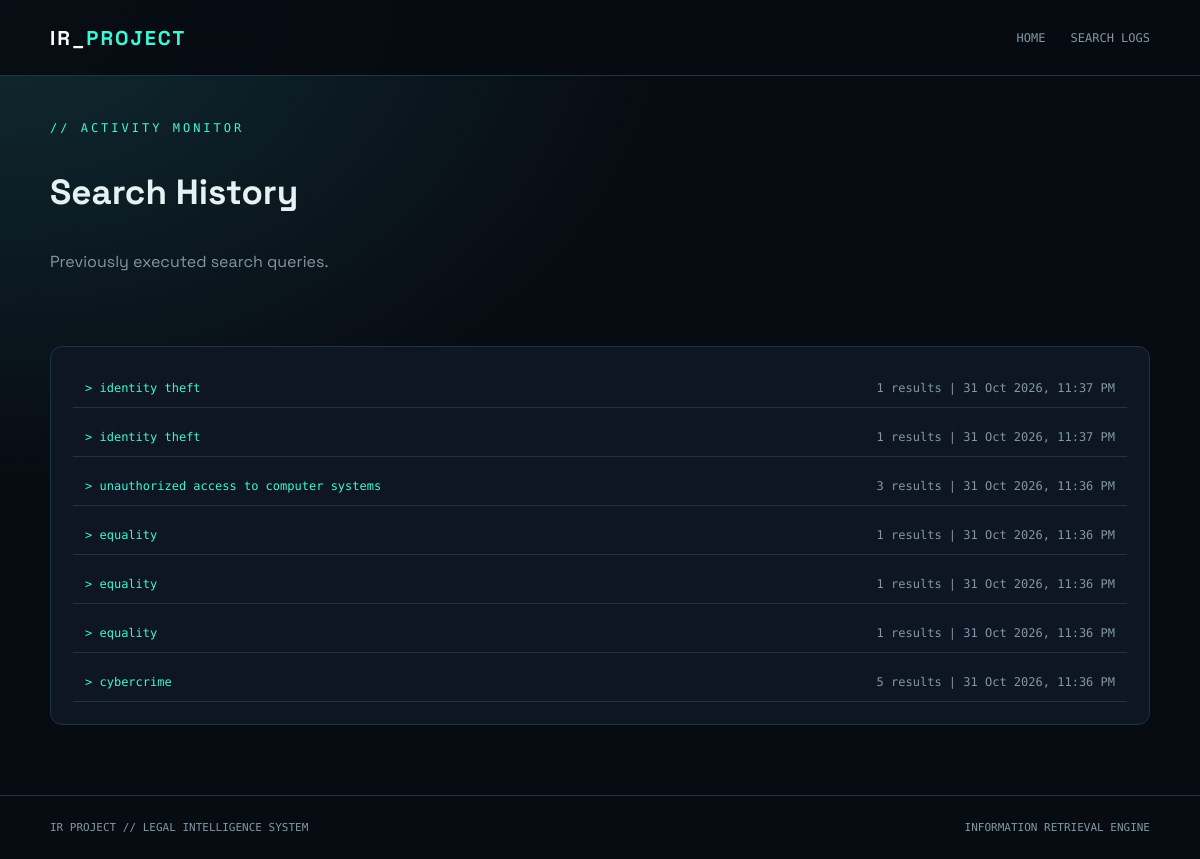
The app's page /history with its own data.
### tables this page shows
CREATE TABLE searches (
            id INTEGER PRIMARY KEY AUTOINCREMENT,
            query TEXT NOT NULL,
            result_count INTEGER NOT NULL,
            searched_at TEXT NOT NULL
        );

### app.py (the view)
@app.route("/history")
def history():
    with sqlite3.connect(DB_PATH) as conn:
        rows = conn.execute(
            "SELECT query, result_count, searched_at FROM searches ORDER BY id DESC LIMIT 50"
        ).fetchall()
    return render_template("history.html", rows=rows)

### templates/history.html (shortened to what this page needs)
{% extends "base.html" %}
{% block content %}
<section class="wrap pagehead">
    <div class="eyebrow">
        // ACTIVITY MONITOR
    </div>
    <h1>Search History</h1>
    <p class="muted">
        Previously executed search queries.
    </p>
</section>
<section class="wrap section">
    {% if rows %}
    <div class="panel history-list">
        {% for q,n,t in rows %}
        <div class="history-row">
            <a href="/search?q={{ q|urlencode }}">
                > {{ q }}
            </a>
            <span class="muted">
                {{ n }} results | {{ t }}
            </span>
        </div>
        {% endfor %}
    </div>
    {% else %}
    <div class="empty">
        No search history available.
    </div>
    {% endif %}
</section>
{% endblock %}

### templates/base.html (shortened to what this page needs)
<!DOCTYPE html>
<html lang="en">
<head>
    <link rel="stylesheet"
          href="{{ url_for('static', filename='style.css') }}">
</head>
<body>
<header>
    <div class="wrap nav">
        <a href="/" class="brand">
            IR_<span>PROJECT</span>
        </a>
        <nav class="navlinks">
            <a href="/">HOME</a>
            <a href="/history">SEARCH LOGS</a>
        </nav>
    </div>
</header>
<main>
    {% block content %}
    {% endblock %}
</main>
<footer>
    <div class="wrap footer-inner">
        <span>IR PROJECT // LEGAL INTELLIGENCE SYSTEM</span>
        <span>INFORMATION RETRIEVAL ENGINE</span>
    </div>
</footer>
</body>
</html>

### static/style.css (style rules this page uses)
:root { --bg: #070b12; --panel: #0d1622; --border: #1d3442; --cyan: #42f5d7; --green: #9dff72; --text: #e5f2f2; --muted: #8297a4; --mono: 'DM Mono', monospace; --sans: 'Space Grotesk', sans-serif; }
* { box-sizing: border-box; }
body { margin: 0; background: radial-gradient(ellipse at top left, #102b32, transparent 40%), var(--bg); color: var(--text); font-family: var(--sans); min-height: 100vh; line-height: 1.6; }
a { color: var(--cyan); text-decoration: none; }
.wrap { width: min(1100px, 92%); margin: auto; }
header { background: rgba(7,11,18,.92); border-bottom: 1px solid var(--border); position: sticky; top: 0; z-index: 10; backdrop-filter: blur(15px); }
.nav { height: 75px; display: flex; align-items: center; justify-content: space-between; }
.brand { font-size: 20px; font-weight: 700; color: white; letter-spacing: 2px; }
.brand span { color: var(--cyan); }
.navlinks { display: flex; gap: 25px; font: 12px var(--mono); text-transform: uppercase; }
.navlinks a { color: var(--muted); }
.eyebrow { color: var(--cyan); font: 12px var(--mono); letter-spacing: 3px; }
.section { padding: 35px 0 70px; }
.panel, .result, .docbox, .empty { background: var(--panel); border: 1px solid var(--border); border-radius: 12px; padding: 22px; }
.pagehead { padding: 45px 0 20px; }
.pagehead h1 { font-size: 35px; }
.result p, .muted, .meta { color: var(--muted); }
.history-list { display: grid; gap: 10px; }
.history-row { display: flex; justify-content: space-between; padding: 12px; border-bottom: 1px solid var(--border); font: 12px var(--mono); }
footer { border-top: 1px solid var(--border); padding: 25px 0; color: var(--muted); font: 11px var(--mono); }
.footer-inner { display: flex; justify-content: space-between; gap: 15px; }

### records on screen
searches: query "identity theft", result_count "1", searched_at "31 Oct 2026, 11:37 PM"
searches: query "identity theft", result_count "1", searched_at "31 Oct 2026, 11:37 PM"
searches: query "unauthorized access to computer systems", result_count "3", searched_at "31 Oct 2026, 11:36 PM"
searches: query "equality", result_count "1", searched_at "31 Oct 2026, 11:36 PM"
searches: query "equality", result_count "1", searched_at "31 Oct 2026, 11:36 PM"
searches: query "equality", result_count "1", searched_at "31 Oct 2026, 11:36 PM"
searches: query "cybercrime", result_count "5", searched_at "31 Oct 2026, 11:36 PM"
